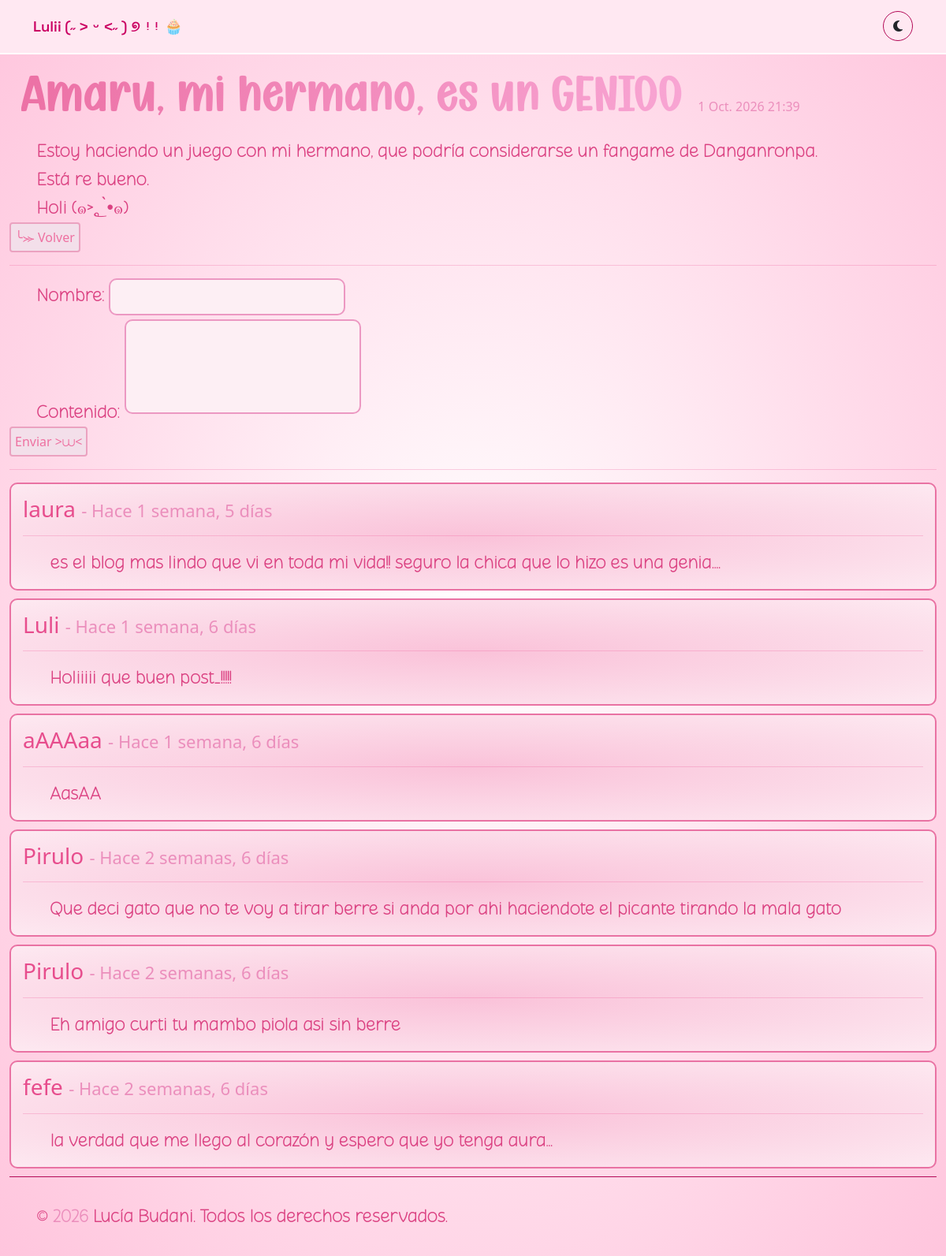
Screenshot of /blog/amaru-genio/ with the database file from the repository.
### blog/models.py (models this page shows, shortened)
class Post(models.Model):
    title = models.CharField(max_length = 255)
    slug = models.SlugField()
    content = models.TextField()
    created_at = models.DateTimeField(auto_now_add = True)
    description = models.CharField(max_length=1250)
    class Meta:
        ordering = ('-created_at',)

class Comment(models.Model):
    post = models.ForeignKey(Post, related_name='comments',on_delete=models.CASCADE)
    name = models.CharField(max_length=100)
    content = models.TextField(max_length=10000)
    created_at = models.DateTimeField(auto_now_add = True)
    class Meta:
            ordering = ('-created_at',)

### blog/views.py (the view)
# urls.py: path('<slug:slug>/', views.detail, name='detail'),
def detail(request, slug):
    post = get_object_or_404(Post, slug=slug)
    if request.method == 'POST':
        form = CommentForm(request.POST)
        if form.is_valid():
            comment = form.save(commit=False)
            comment.post = post
            comment.save()
            return redirect('blog:detail', slug=slug)
    else:
        form = CommentForm()
    return render(request, 'blog/details.html', {
                'post': post,
                'form': form})

### blog/forms.py
class CommentForm(ModelForm):
    class Meta:
        model = Comment
        fields = ('name','content')
        labels = {
            'name': "Nombre",
            'content': "Contenido"
        }

### blog/templates/blog/details.html (shortened to what this page needs)
{% extends "base.html" %}
{% load static %}
    {% block extra_css %}
            <link rel="stylesheet" href="{% static 'blog/css/details.css' %}">
    {% endblock %}
{% block content %}
    <p>.</p>
    <p>.</p>
    <h1>{{post.title}}</h1>
    <span>{{post.created_at}}</span>
    <div>
        {{post.content|linebreaks}}
    </div>
    <a class ="volver" href="{% url 'blog:index' %}">╰⪼ Volver</a>
    <hr>
    <div>
        <form method='post' action='.'>
            {{form.as_p}}
            <button class="volver">Enviar >⩊<</button>
        </form>
        <hr>
        {% for comment in post.comments.all %}
            <div class="container-fluid comentarioooo">
                <h3 class="usuario-nombre">{{comment.name}} <span class="tiempo-comentario">- Hace {{comment.created_at|timesince}}</span></h3>
                <hr>
                <p>{{comment.content|linebreaks}}</p>
            </div>
        {% empty %}
            <div>
                <p>No hay comentairos todavia... ( ˶°ㅁ°) !!</p>
            </div>
        {% endfor %}
    </div>
{% endblock %}

### static/css/base.css (style rules this page uses)
:root { --bg-gradient-center: #ffffff; --bg-gradient-border: #ffc5dd; --font-code: "Space Grotesk", monospace; --texto-navbar: #ca0062; --color-texto: #db4282; --accent: #f5b6d0; --border: #b30956; --navbar-bg: #ffe8f2; --navbar-border: #ffffff; }
p { font-family: 'PerfLem', sans-serif; color: var(--color-texto); margin: 0 35px; font-size: 24px; }

### blog/static/blog/css/details.css (style rules this page uses)
:root { --color-titulo: #ec71a5; --color-titulo2: #f8a5d3; --grad-center-comment: #fac2d9; --grad-border-comment: #fde9f1; --color-span: #eb8ebc; --color-borde: #eba2c0; --color-texto-boton: #ee71a1; --color-boton: #f3dfea; --color-borde-hover: #e98ab2; --color-texto-boton-hover: #ee5891; --color-boton-hover: #f0cfe1; --color-texto-usuario: #e74d8d; --color-borde-comentario: #e972a3; --color-hr: #e94d8e; --color-fondo-form: #fdeff4; --color-texto-form: #d6336c; --color-borde-form: #ec98c2; }
h1 { font-family: 'HandAlph', sans-serif; font-size: 60px; display: inline-block; background: linear-gradient(to right, var(--color-titulo), var(--color-titulo2)); background-clip: text; color: transparent; margin: 15px; }
span { color: var(--color-span) }
.volver { text-decoration: none; border-radius: 4px; border: 2px solid var(--color-borde); color: var(--color-texto-boton); background-color: var(--color-boton); display: inline-block; padding: 5px; }
.usuario-nombre { color: var(--color-texto-usuario); }
.tiempo-comentario { font-size: 22px; }
.comentarioooo { border: solid 2px var(--color-borde-comentario); background: radial-gradient(var(--grad-center-comment), var(--grad-border-comment)); border-radius: 10px; margin-top: 10px; margin-bottom: 10px; padding: 15px; overflow-wrap: anywhere; }
hr { color: var(--color-hr); }
textarea, input[type="text"] { background-color: var(--color-fondo-form); color: var(--color-texto-form); border: 2px solid var(--color-borde-form); border-radius: 10px; padding: 8px; font-family: inherit; font-size: 18px; width: 300px; margin-bottom: 5px; }
textarea { height: 120px; resize: none; }

### rows the page displays
Post: created_at "1 Oct. 2026 21:39", content "Estoy haciendo un juego con mi hermano, que podría considerarse un fangame de Danganronpa. Está re bueno. Holi (๑>؂•̀๑)"
Comment: name "laura", created_at "1 semana, 5 días", content "es el blog mas lindo que vi en toda mi vida!! seguro la chica que lo hizo es una genia...."
Comment: name "Luli", created_at "1 semana, 6 días", content "Holiiiii que buen post_!!!!!"
Comment: name "aAAAaa", created_at "1 semana, 6 días", content "AasAA"
Comment: name "Pirulo", created_at "2 semanas, 6 días", content "Que deci gato que no te voy a tirar berre si anda por ahi haciendote el picante tirando la mala gato"
Comment: name "Pirulo", created_at "2 semanas, 6 días", content "Eh amigo curti tu mambo piola asi sin berre"
Comment: name "fefe", created_at "2 semanas, 6 días", content "la verdad que me llego al corazón y espero que yo tenga aura..."
